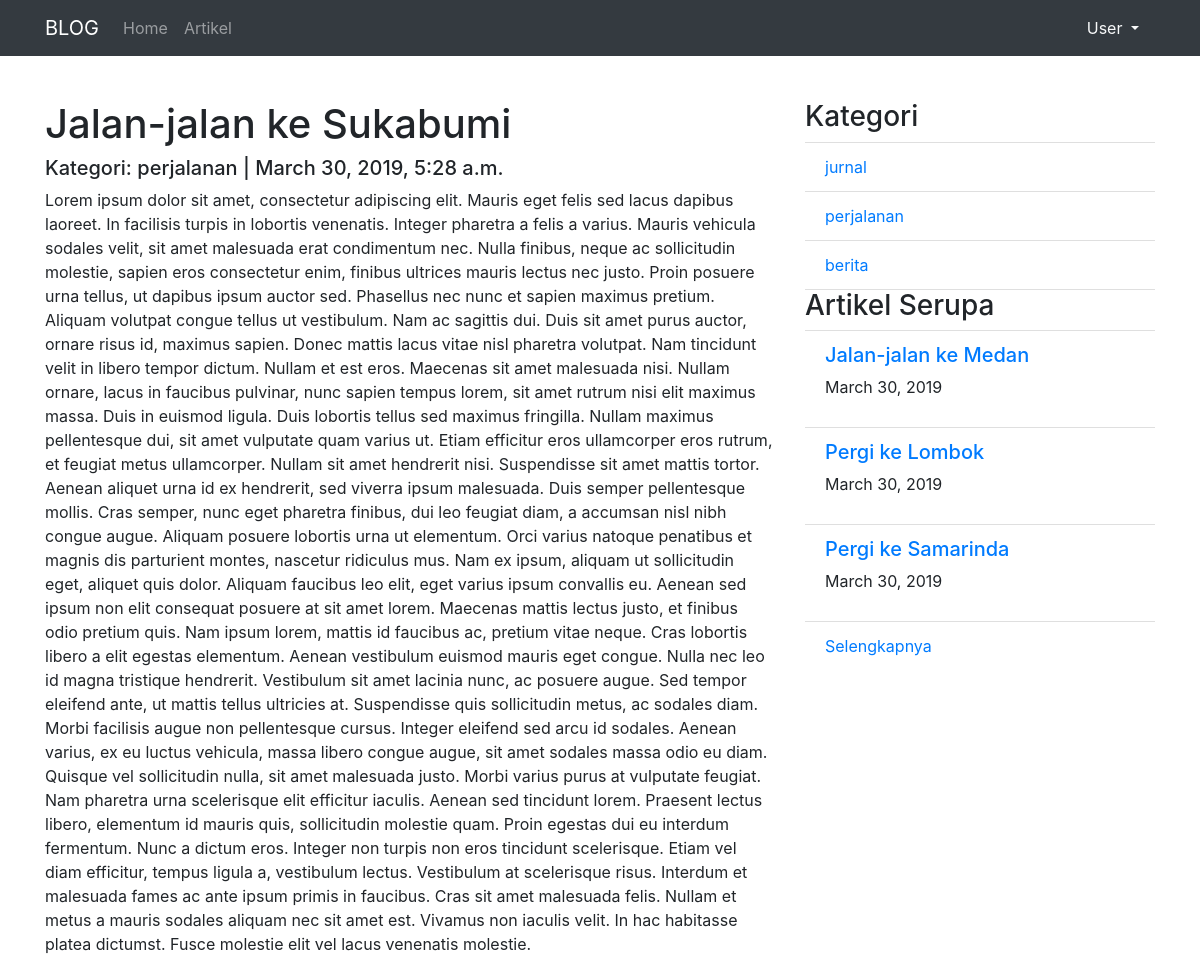
/artikel/detail/jalan-jalan-ke-sukabumi, run on the app's committed database.
### artikel/models.py (models this page shows, shortened)
class Artikel(models.Model):
	judul		= models.CharField(max_length=255)
	isi 		= models.TextField()
	kategori 	= models.CharField(max_length=255)
	published	= models.DateTimeField(auto_now_add=True)
	updated 	= models.DateTimeField(auto_now=True)
	slug		= models.SlugField(blank=True, editable=False)

### artikel/views.py (the view)
# urls.py: url(r'^detail/(?P<slug>[\w-]+)$', ArtikelDetailView.as_view(), name='detail'),
class ArtikelDetailView(DetailView):
	model = Artikel
	template_name = "artikel/artikel_detail.html"
	context_object_name = 'artikel'
	def get_context_data(self,*args,**kwargs):
		kategori_list = self.model.objects.values_list('kategori', flat=True).distinct()
		self.kwargs.update({'kategori_list':kategori_list})
		artikel_serupa = self.model.objects.filter(kategori=self.object.kategori).exclude(id=self.object.id)
		self.kwargs.update({'artikel_serupa':artikel_serupa})
		kwargs = self.kwargs
		return super().get_context_data(*args,**kwargs)

### artikel/templates/artikel/artikel_detail.html (shortened to what this page needs)
{% extends "base.html" %}
{% block contents %}
<div class="row">
	<div class="col-md-8">
		<h1>{{artikel.judul}}</h1>
		<h5>Kategori: {{artikel.kategori}} | {{artikel.published}}</h5>
		<p>{{artikel.isi}}</p>
	</div>
	<div class="col-sm">
		<h3>Kategori</h3>
		<ul class="list-group list-group-flush">
		  	{% for kategori in kategori_list %}
		  		<li class="list-group-item"><a href="{% url 'artikel:category' kategori 1%}">{{kategori}}</a></li>
		  	{% endfor %}
		</ul>
		<h3>Artikel Serupa</h3>
		<ul class="list-group list-group-flush">
		  	{% for artikel in artikel_serupa %}
		  		{% if forloop.counter is not 3 %}
		  		<li class="list-group-item">
		  			<h5><a href="{% url 'artikel:detail' artikel.slug%}">{{artikel.judul}}</a></h5>
		  			<p>{{artikel.published|date}}</p>
		  		</li>
		  		{% endif %}
		  	{% endfor %}
		  	<li class="list-group-item"><a href="{% url 'artikel:category' artikel.kategori 1%}">Selengkapnya</a></li>
		</ul>
	</div>
</div>
{% endblock contents %}

### data on the page
Artikel: judul "Jalan-jalan ke Sukabumi", kategori "perjalanan", published "March 30, 2019, 5:28 a.m.", isi "Lorem ipsum dolor sit amet, consectetur adipiscing elit. Mauris eget felis sed lacus dapibus laoreet. In facilisis turpis in lobortis venenatis. Integer pharetra a felis a varius. Mauris vehicula sodales velit, sit amet malesuada erat condimentum nec. Nulla finibus, neque ac sollicitudin molestie, sapien eros consectetur enim, finibus ultrices mauris lectus nec justo. Proin posuere urna tellus, ut dapibus ipsum auctor sed. Phasellus nec nunc et sapien maximus pretium. Aliquam volutpat congue tellus ut vestibulum. Nam ac sagittis dui. Duis sit amet purus auctor, ornare risus id, maximus sapien. Donec mattis lacus vitae nisl pharetra volutpat. Nam tincidunt velit in libero tempor dictum.…"
Artikel: judul "Jalan-jalan ke Medan", published "March 30, 2019"
Artikel: judul "Pergi ke Lombok", published "March 30, 2019"
Artikel: judul "Pergi ke Samarinda", published "March 30, 2019"

### other printed values
{{ kategori }} "jurnal" "perjalanan" "berita"
